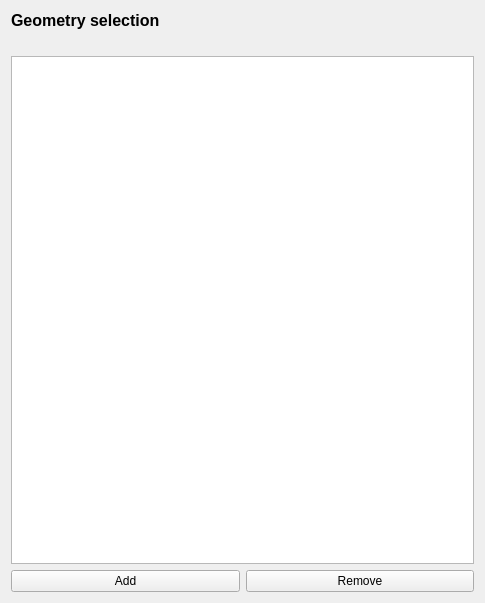
<?xml version="1.0" encoding="UTF-8"?>
<ui version="4.0">
 <class>PageGeometrySelection</class>
 <widget class="QWidget" name="PageGeometrySelection">
  <property name="geometry">
   <rect>
    <x>0</x>
    <y>0</y>
    <width>485</width>
    <height>603</height>
   </rect>
  </property>
  <property name="windowTitle">
   <string>Form</string>
  </property>
  <layout class="QVBoxLayout" name="verticalLayout">
   <item>
    <widget class="QLabel" name="label">
     <property name="font">
      <font>
       <pointsize>12</pointsize>
       <bold>true</bold>
      </font>
     </property>
     <property name="text">
      <string>Geometry selection</string>
     </property>
    </widget>
   </item>
   <item>
    <widget class="QLabel" name="label_2">
     <property name="text">
      <string/>
     </property>
    </widget>
   </item>
   <item>
    <widget class="QListWidget" name="listWidget"/>
   </item>
   <item>
    <layout class="QHBoxLayout" name="horizontalLayout">
     <item>
      <widget class="QPushButton" name="btnAdd">
       <property name="text">
        <string>Add</string>
       </property>
      </widget>
     </item>
     <item>
      <widget class="QPushButton" name="btnRemove">
       <property name="text">
        <string>Remove</string>
       </property>
      </widget>
     </item>
    </layout>
   </item>
  </layout>
 </widget>
 <resources/>
 <connections/>
</ui>
